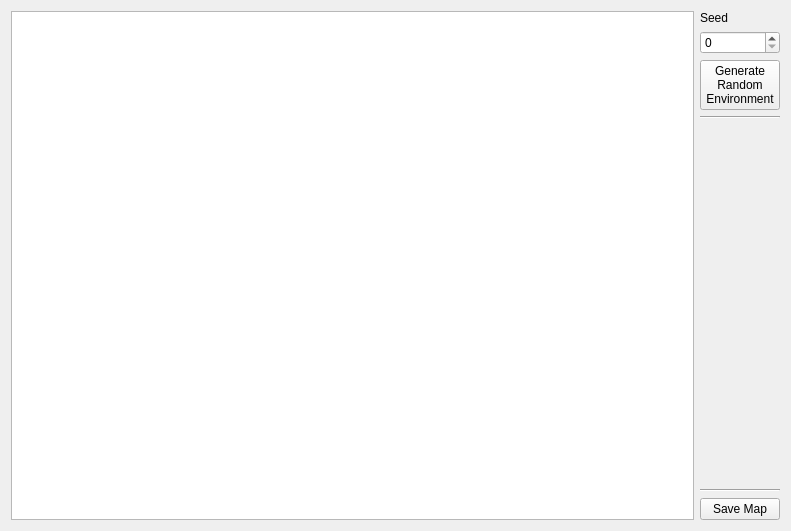
<?xml version="1.0" encoding="UTF-8"?>
<ui version="4.0">
 <class>MainWindow</class>
 <widget class="QMainWindow" name="MainWindow">
  <property name="geometry">
   <rect>
    <x>0</x>
    <y>0</y>
    <width>791</width>
    <height>531</height>
   </rect>
  </property>
  <property name="windowTitle">
   <string>MainWindow</string>
  </property>
  <property name="autoFillBackground">
   <bool>true</bool>
  </property>
  <property name="locale">
   <locale language="English" country="UnitedKingdom"/>
  </property>
  <widget class="QWidget" name="centralWidget">
   <property name="sizePolicy">
    <sizepolicy hsizetype="Expanding" vsizetype="Expanding">
     <horstretch>0</horstretch>
     <verstretch>0</verstretch>
    </sizepolicy>
   </property>
   <property name="autoFillBackground">
    <bool>true</bool>
   </property>
   <layout class="QGridLayout" name="gridLayout_2">
    <item row="0" column="0" rowspan="7">
     <widget class="ViewMaze" name="graphicsView">
      <property name="sizeIncrement">
       <size>
        <width>1</width>
        <height>1</height>
       </size>
      </property>
      <property name="autoFillBackground">
       <bool>true</bool>
      </property>
      <property name="renderHints">
       <set>QPainter::Antialiasing|QPainter::TextAntialiasing</set>
      </property>
     </widget>
    </item>
    <item row="1" column="1">
     <widget class="QSpinBox" name="spinBoxSeed"/>
    </item>
    <item row="4" column="1">
     <spacer name="verticalSpacer">
      <property name="orientation">
       <enum>Qt::Vertical</enum>
      </property>
      <property name="sizeHint" stdset="0">
       <size>
        <width>20</width>
        <height>40</height>
       </size>
      </property>
     </spacer>
    </item>
    <item row="5" column="1">
     <widget class="Line" name="line_2">
      <property name="orientation">
       <enum>Qt::Horizontal</enum>
      </property>
     </widget>
    </item>
    <item row="2" column="1">
     <widget class="QPushButton" name="btnGenerateRandom">
      <property name="text">
       <string>Generate
Random
Environment</string>
      </property>
     </widget>
    </item>
    <item row="6" column="1">
     <widget class="QPushButton" name="btnSave">
      <property name="text">
       <string>Save Map</string>
      </property>
     </widget>
    </item>
    <item row="0" column="1">
     <widget class="QLabel" name="label">
      <property name="text">
       <string>Seed</string>
      </property>
     </widget>
    </item>
    <item row="3" column="1">
     <widget class="Line" name="line">
      <property name="orientation">
       <enum>Qt::Horizontal</enum>
      </property>
     </widget>
    </item>
   </layout>
  </widget>
 </widget>
 <layoutdefault spacing="6" margin="11"/>
 <customwidgets>
  <customwidget>
   <class>ViewMaze</class>
   <extends>QGraphicsView</extends>
   <header location="global">view_maze.h</header>
   <slots>
    <signal>onMouseWheel()</signal>
   </slots>
  </customwidget>
 </customwidgets>
 <resources/>
 <connections/>
</ui>
